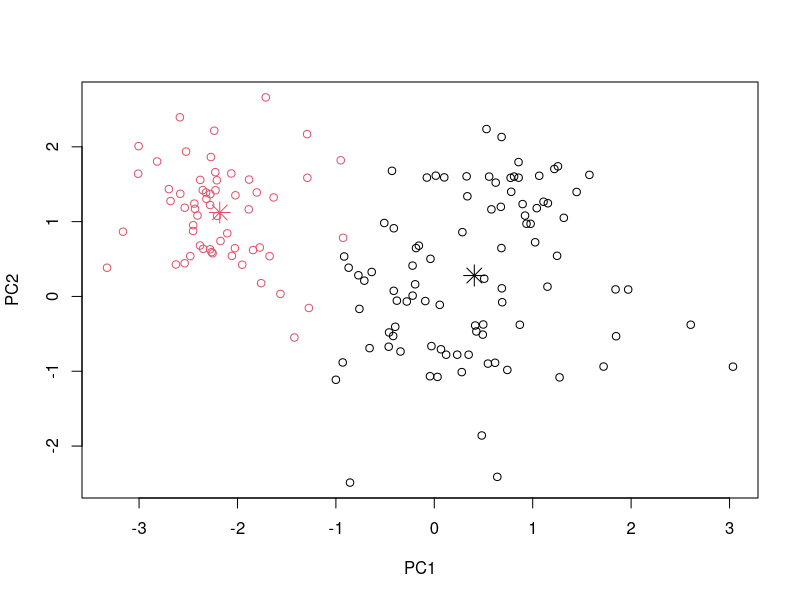
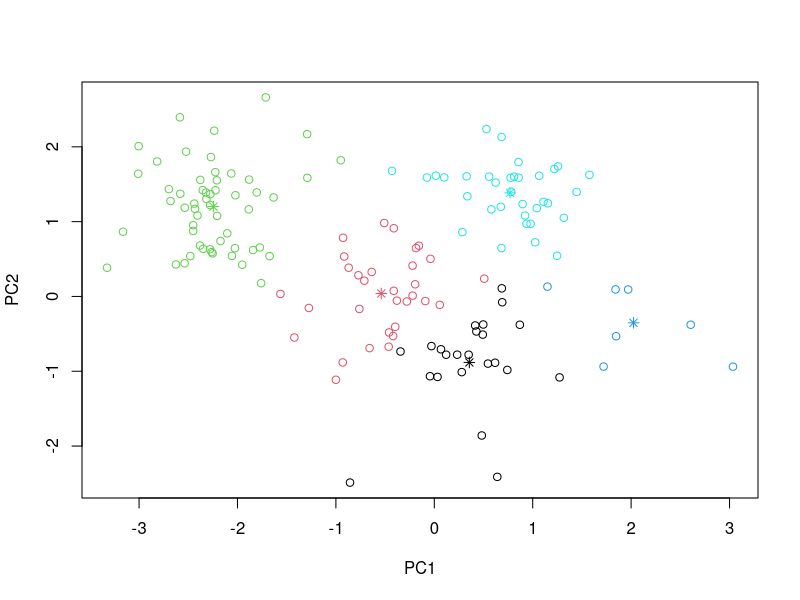

Source code (R) for these figures, in order:
require(graphics)
library(tidyverse)

# set working directory
path_loc <- "C:/repo/IntObl/ZadaniaAsocjacjaGrupowanie06"
setwd(path_loc)
# reading in the data
df <- read_csv("iris2D.csv") ; df

# taking a quick look
glimpse(df)

# a 2-dimensional example
x <- rbind(matrix(rnorm(100, sd = 0.3), ncol = 2),
           matrix(rnorm(100, mean = 1, sd = 0.3), ncol = 2))

x <- rbind(matrix(df$PC1, ncol = 2),
           matrix(df$PC2, ncol = 2))

colnames(x) <- c("PC1", "PC2")
(cl <- kmeans(x, 2))
plot(x, col = cl$cluster)
points(cl$centers, col = 1:2, pch = 8, cex = 2)

# sum of squares
ss <- function(x) sum(scale(x, scale = FALSE)^2)

## cluster centers "fitted" to each obs.:
fitted.x <- fitted(cl);  head(fitted.x)
resid.x <- x - fitted(cl)

## Equalities : ----------------------------------
cbind(cl[c("betweenss", "tot.withinss", "totss")], # the same two columns
      c(ss(fitted.x), ss(resid.x),    ss(x)))
stopifnot(all.equal(cl$ totss,        ss(x)),
          all.equal(cl$ tot.withinss, ss(resid.x)),
          ## these three are the same:
          all.equal(cl$ betweenss,    ss(fitted.x)),
          all.equal(cl$ betweenss, cl$totss - cl$tot.withinss),
          ## and hence also
          all.equal(ss(x), ss(fitted.x) + ss(resid.x))
)

kmeans(x,1)$withinss # trivial one-cluster, (its W.SS == ss(x))

## random starts do help here with too many clusters
## (and are often recommended anyway!):
(cl <- kmeans(x, 5, nstart = 25))
plot(x, col = cl$cluster)
points(cl$centers, col = 1:5, pch = 8)

